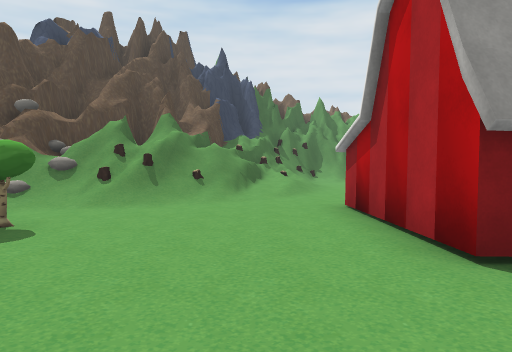
View 1 (above)

24 first-person views from a walk through a scene from a Unity 3-D project. The camera is 1.5 m above the floor, tilts 2° down and sees 70° across. The floor is counted in squares, 2 m on a side. Each view is taken from the middle of a square. On the plan, view 1 faces up. The plan holds only what a view shows up to about 11 squares ahead; the rest is blank. The place goes on beyond the plan. The player is left out. Some surface patterns are stand-ins.

View 2
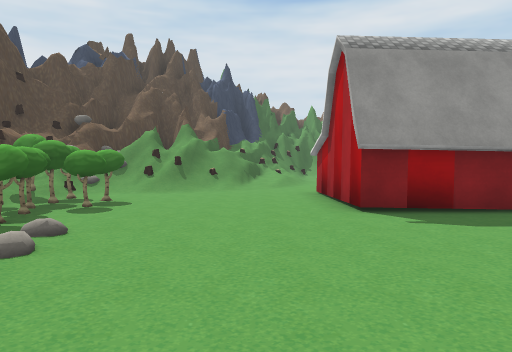

View 3
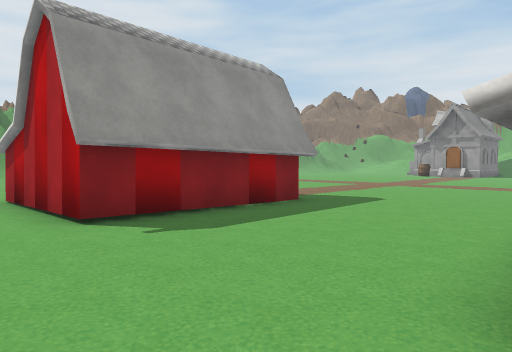

View 4
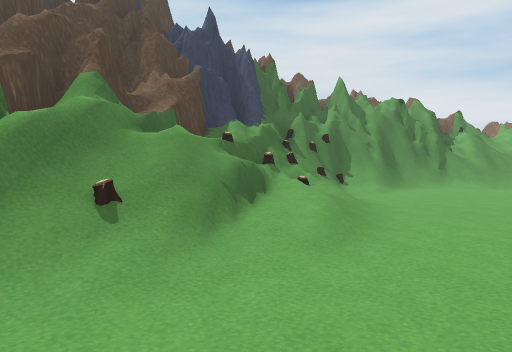

View 5
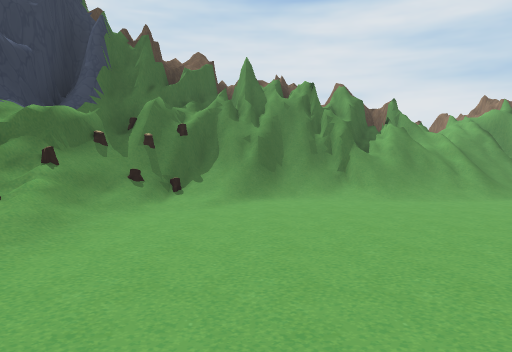

View 6
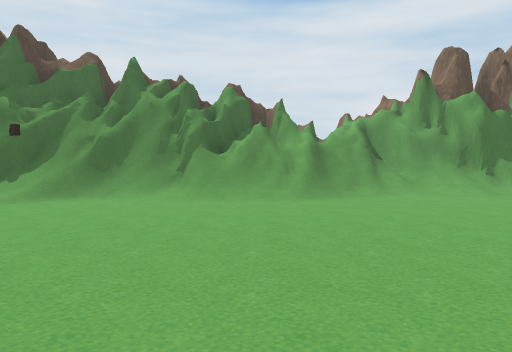

View 7
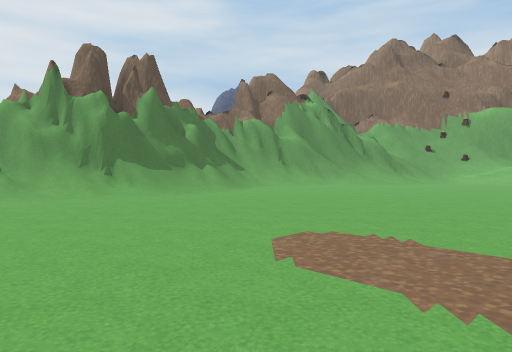

View 8
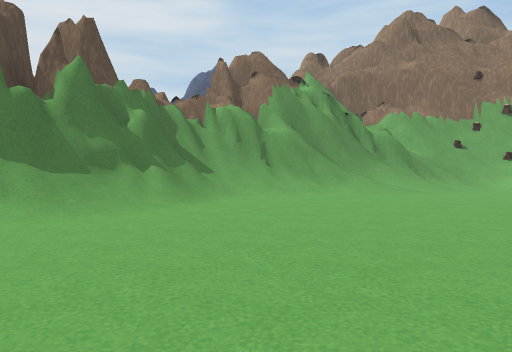

View 9
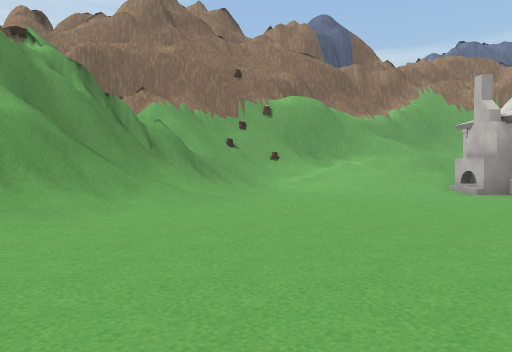

View 10
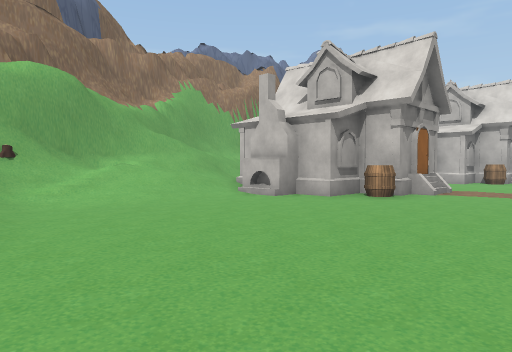

View 11
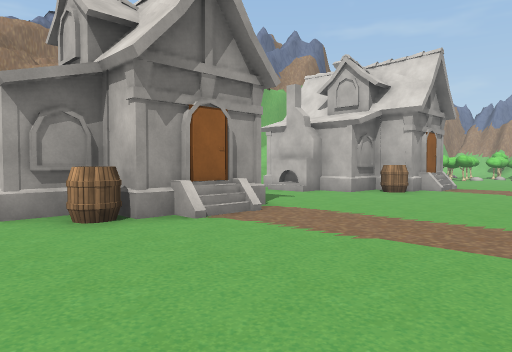

View 12
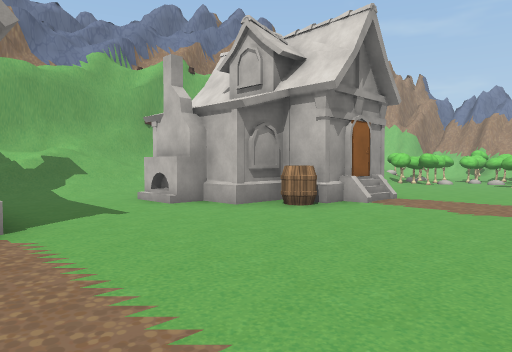

View 13
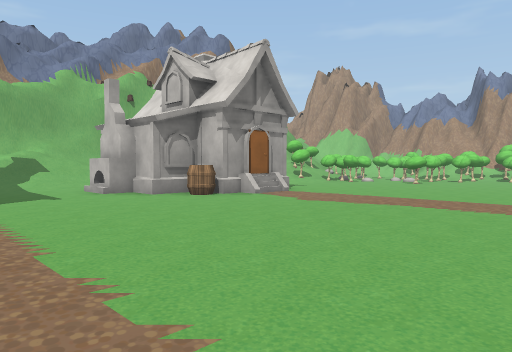

View 14
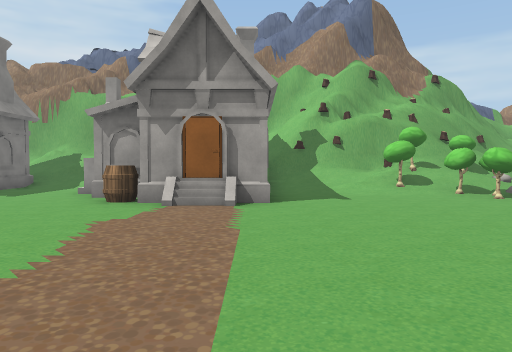

View 15
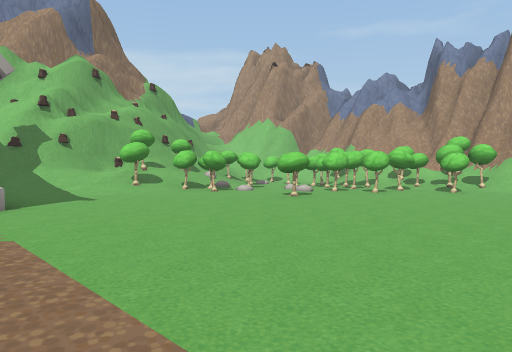

View 16
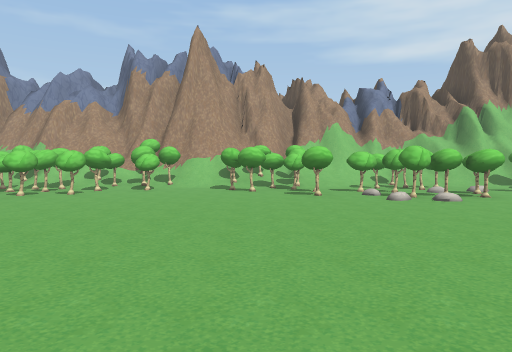

View 17
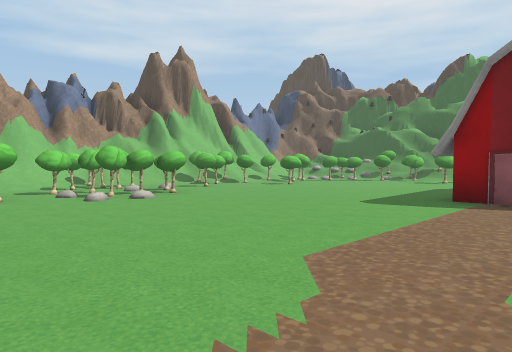

View 18
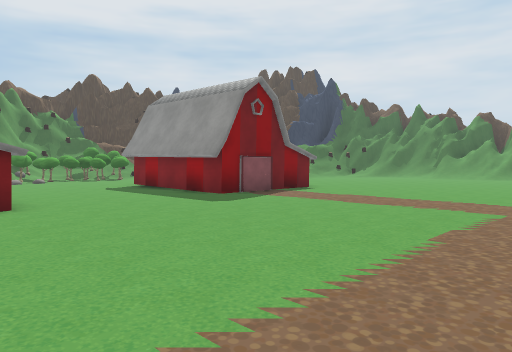

View 19
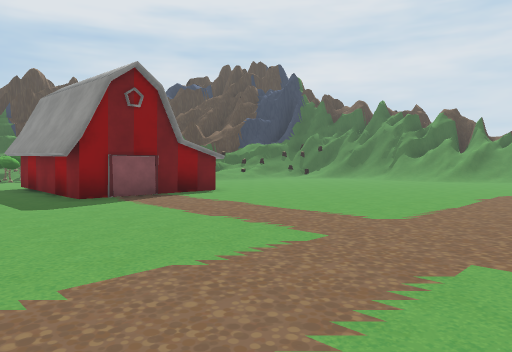

View 20
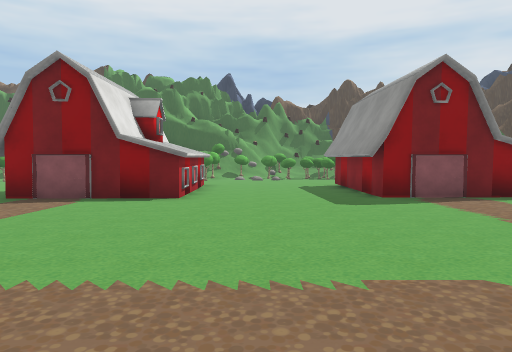

View 21
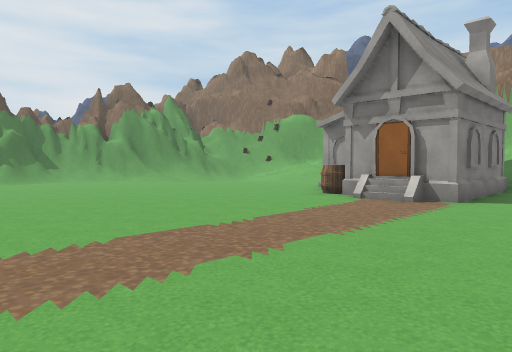

View 22
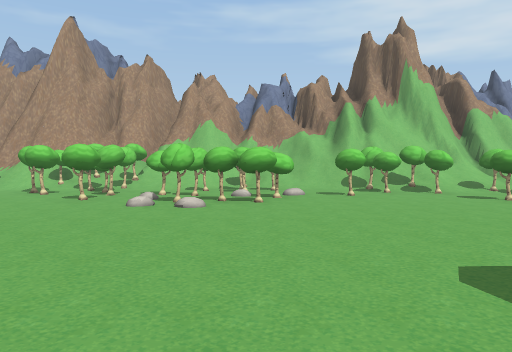

View 23
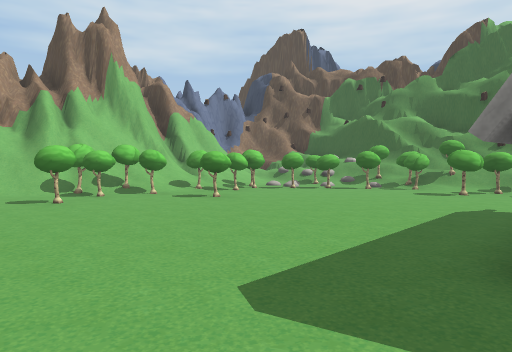

View 24
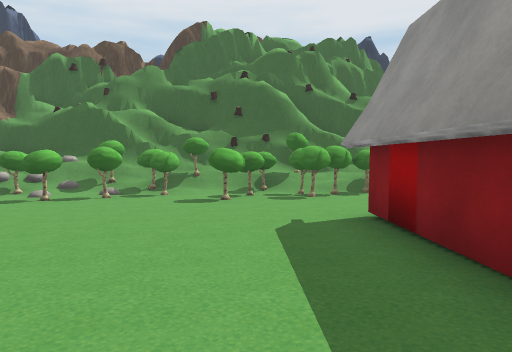

### Floor plan
Key: @ floor where view 1 was taken; # wall or solid block; x gap in a wall; . main floor; : floor 1.25 m higher than the main floor; + floor 2 m higher than the main floor; * floor 2.75 m higher than the main floor; / step, stairs or slope; = window, fence, low wall or low ledge; ^ raised ledge; v drop or lower ground; B barn; S stump; H house; A barrel; O other object.
Columns run from 7 left of view 1 to 28 right of it. Each row starts with its distance up from view 1.
 21                    #
 20                    ##
 19             ###=/=/###
 18       #####=##///////#########
 17       ##=O##/////////=//////###
 16       #=vO////////../////////#####
 15       ##+=//................///#/=
 14      ##=S/...................////=
 13      ##=#/....................///##
 12   ####==//....................../:#
 11  ##^####//......................//#
 10  ##vv=#=/.......................//#
  9   ^ x=///.......................//##
  8  *=#///... . ........ .........///=#
  7 ## ////...   ........ ........HHH//
  6  O///....B   B....... .......AH
  5   ##.....#   #....... ......HH
  4    ##....#   #..............HH
  3    ##....#####...............HHHHH##
  2     #............................/=#
  1     #/.........................../=#
  0      /.@......................#H./##
 -1      ................ ......AHHHH/##
 -2       ...BBBBB......  ......AH  H
 -3        .     #..............#   H
 -4      #       #..............HHHH
 -5      #...#####................./O#
 -6      ##.......................//O#
 -7      #........................//##
 -8      ##.......................=##
 -9      #.......................####
-10      ##...................x..##
-11      ###...#....##........##.#
-12       ##......####..#....###
-13        #####.## ######..###
-14           ####      ##..##
-15                      ##//
-16                        ##

Positions as (right, up) in squares from view 1, and headings:
1: (0, 0), facing up
2: (0, -3), facing up
3: (0, -2), facing up-right
4: (0, 5), facing up
5: (4, 8), facing up
6: (8, 8), facing up
7: (10, 8), facing up-right
8: (13, 10), facing up-right
9: (15, 13), facing right
10: (18, 14), facing down-right
11: (17, 8), facing down-right
12: (17, 4), facing down-right
13: (14, 4), facing down-right
14: (14, -4), facing right
15: (14, -3), facing down-right
16: (14, -3), facing down
17: (14, -3), facing down-left
18: (13, -3), facing up-left
19: (14, 0), facing up-left
20: (14, 0), facing left
21: (14, 1), facing up-right
22: (9, -4), facing down
23: (9, -5), facing down-left
24: (7, -7), facing left
